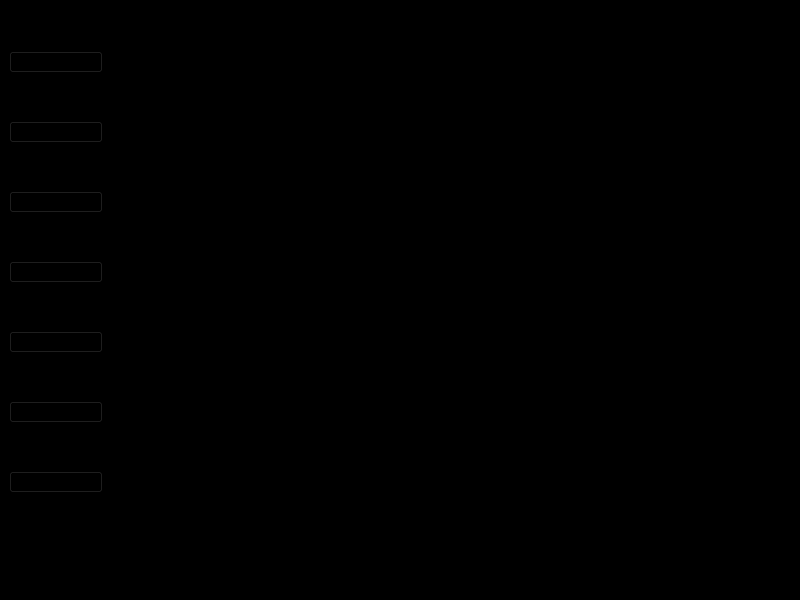
<?xml version="1.0" encoding="UTF-8"?>
<ui version="4.0">
 <class>MainWindow</class>
 <widget class="QMainWindow" name="MainWindow">
  <property name="geometry">
   <rect>
    <x>0</x>
    <y>0</y>
    <width>800</width>
    <height>600</height>
   </rect>
  </property>
  <property name="windowTitle">
   <string>Агара</string>
  </property>
  <property name="toolTipDuration">
   <number>-1</number>
  </property>
  <property name="styleSheet">
   <string notr="true">background-color: rgba(0, 0, 0, 255)</string>
  </property>
  <widget class="QWidget" name="centralwidget">
   <layout class="QGridLayout" name="gridLayout_2">
    <item row="0" column="0">
     <layout class="QGridLayout" name="gridLayout">
      <item row="8" column="0" colspan="2">
       <widget class="QLineEdit" name="lineEdit">
        <property name="styleSheet">
         <string notr="true"/>
        </property>
       </widget>
      </item>
      <item row="0" column="0" rowspan="8">
       <layout class="QVBoxLayout" name="verticalLayout">
        <item>
         <widget class="QPushButton" name="insert_btn">
          <property name="contextMenuPolicy">
           <enum>Qt::PreventContextMenu</enum>
          </property>
          <property name="styleSheet">
           <string notr="true">

</string>
          </property>
          <property name="text">
           <string>Insert</string>
          </property>
         </widget>
        </item>
        <item>
         <widget class="QPushButton" name="remove_btn">
          <property name="styleSheet">
           <string notr="true"/>
          </property>
          <property name="text">
           <string>Remove</string>
          </property>
         </widget>
        </item>
        <item>
         <widget class="QPushButton" name="find_btn">
          <property name="styleSheet">
           <string notr="true"/>
          </property>
          <property name="text">
           <string>Find</string>
          </property>
         </widget>
        </item>
        <item>
         <widget class="QPushButton" name="preorder_btn">
          <property name="styleSheet">
           <string notr="true"/>
          </property>
          <property name="text">
           <string>PreOrder</string>
          </property>
         </widget>
        </item>
        <item>
         <widget class="QPushButton" name="inorder_btn">
          <property name="styleSheet">
           <string notr="true"/>
          </property>
          <property name="text">
           <string>InOrder</string>
          </property>
         </widget>
        </item>
        <item>
         <widget class="QPushButton" name="postorder_btn">
          <property name="styleSheet">
           <string notr="true"/>
          </property>
          <property name="text">
           <string>PostOrder</string>
          </property>
         </widget>
        </item>
        <item>
         <widget class="QPushButton" name="lowAnces_btn">
          <property name="styleSheet">
           <string notr="true"/>
          </property>
          <property name="text">
           <string>LowestAncestor</string>
          </property>
         </widget>
        </item>
       </layout>
      </item>
      <item row="0" column="1" rowspan="8">
       <widget class="QTreeView" name="treeView">
        <property name="styleSheet">
         <string notr="true"/>
        </property>
       </widget>
      </item>
     </layout>
    </item>
   </layout>
  </widget>
  <widget class="QMenuBar" name="menubar">
   <property name="geometry">
    <rect>
     <x>0</x>
     <y>0</y>
     <width>800</width>
     <height>22</height>
    </rect>
   </property>
  </widget>
  <widget class="QStatusBar" name="statusbar"/>
 </widget>
 <resources/>
 <connections/>
</ui>
